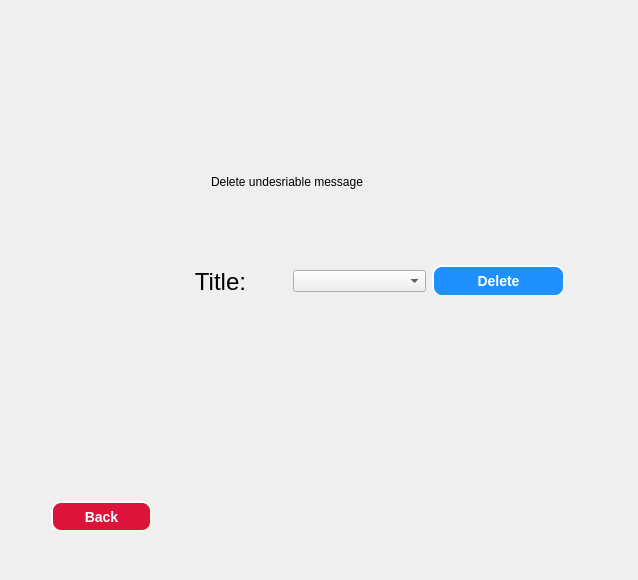
<?xml version="1.0" encoding="UTF-8"?>
<ui version="4.0">
 <class>ResourcesGui</class>
 <widget class="QWidget" name="ResourcesGui">
  <property name="geometry">
   <rect>
    <x>0</x>
    <y>0</y>
    <width>638</width>
    <height>580</height>
   </rect>
  </property>
  <property name="windowTitle">
   <string>Form</string>
  </property>
  <layout class="QGridLayout" name="gridLayout">
   <item row="0" column="0">
    <widget class="QStackedWidget" name="stackedWidget_resources">
     <property name="currentIndex">
      <number>3</number>
     </property>
     <widget class="QWidget" name="buttonsPage">
      <widget class="QWidget" name="layoutWidget">
       <property name="geometry">
        <rect>
         <x>130</x>
         <y>110</y>
         <width>341</width>
         <height>351</height>
        </rect>
       </property>
       <layout class="QVBoxLayout" name="verticalLayout_resources">
        <item>
         <widget class="QPushButton" name="pushButton_profileUpdate">
          <property name="styleSheet">
           <string notr="true">background-color:rgb(30,144,255);
color:rgb(255,255,255);
    border-style: outset;
    border-width: 2px;
    border-radius: 10px;
    border-color: beige;
    font: bold 14px;
    padding: 6px;</string>
          </property>
          <property name="text">
           <string>Update Profile Photo</string>
          </property>
         </widget>
        </item>
        <item>
         <widget class="QPushButton" name="pushButton_changeColor">
          <property name="styleSheet">
           <string notr="true">background-color:rgb(30,144,255);
color:rgb(255,255,255);
    border-style: outset;
    border-width: 2px;
    border-radius: 10px;
    border-color: beige;
    font: bold 14px;
    padding: 6px;</string>
          </property>
          <property name="text">
           <string>Change Color</string>
          </property>
         </widget>
        </item>
        <item>
         <widget class="QPushButton" name="pushButton_createMessage">
          <property name="styleSheet">
           <string notr="true">background-color:rgb(30,144,255);
color:rgb(255,255,255);
    border-style: outset;
    border-width: 2px;
    border-radius: 10px;
    border-color: beige;
    font: bold 14px;
    padding: 6px;</string>
          </property>
          <property name="text">
           <string>Create Message</string>
          </property>
         </widget>
        </item>
        <item>
         <widget class="QPushButton" name="pushButton_viewMessage">
          <property name="styleSheet">
           <string notr="true">background-color:rgb(30,144,255);
color:rgb(255,255,255);
    border-style: outset;
    border-width: 2px;
    border-radius: 10px;
    border-color: beige;
    font: bold 14px;
    padding: 6px;</string>
          </property>
          <property name="text">
           <string>View Message</string>
          </property>
         </widget>
        </item>
        <item>
         <widget class="QPushButton" name="pushButton_deleteMessage">
          <property name="styleSheet">
           <string notr="true">background-color:rgb(30,144,255);
color:rgb(255,255,255);
    border-style: outset;
    border-width: 2px;
    border-radius: 10px;
    border-color: beige;
    font: bold 14px;
    min-width: 10em;
    padding: 6px;</string>
          </property>
          <property name="text">
           <string>Delete Message</string>
          </property>
         </widget>
        </item>
       </layout>
      </widget>
      <widget class="QLabel" name="label_2">
       <property name="geometry">
        <rect>
         <x>80</x>
         <y>30</y>
         <width>491</width>
         <height>61</height>
        </rect>
       </property>
       <property name="styleSheet">
        <string notr="true">font: 20pt &quot;.AppleSystemUIFont&quot;;</string>
       </property>
       <property name="text">
        <string>Costumize your exprience with the following resources</string>
       </property>
      </widget>
     </widget>
     <widget class="QWidget" name="createMessagePage">
      <widget class="QPushButton" name="pushButton_saveMessage">
       <property name="geometry">
        <rect>
         <x>280</x>
         <y>480</y>
         <width>186</width>
         <height>51</height>
        </rect>
       </property>
       <property name="styleSheet">
        <string notr="true">background-color:rgb(30,144,255);
color:rgb(255,255,255);
    border-style: outset;
    border-width: 2px;
    border-radius: 10px;
    border-color: beige;
    font: bold 14px;
    min-width: 10em;
    padding: 6px;</string>
       </property>
       <property name="text">
        <string>Save Message</string>
       </property>
      </widget>
      <widget class="QLineEdit" name="lineEdit_title">
       <property name="geometry">
        <rect>
         <x>200</x>
         <y>150</y>
         <width>311</width>
         <height>31</height>
        </rect>
       </property>
      </widget>
      <widget class="QLabel" name="label_title">
       <property name="geometry">
        <rect>
         <x>90</x>
         <y>155</y>
         <width>81</width>
         <height>21</height>
        </rect>
       </property>
       <property name="font">
        <font>
         <pointsize>18</pointsize>
        </font>
       </property>
       <property name="text">
        <string>Title:</string>
       </property>
       <property name="alignment">
        <set>Qt::AlignCenter</set>
       </property>
      </widget>
      <widget class="QLabel" name="label_text">
       <property name="geometry">
        <rect>
         <x>96</x>
         <y>213</y>
         <width>71</width>
         <height>31</height>
        </rect>
       </property>
       <property name="font">
        <font>
         <pointsize>18</pointsize>
        </font>
       </property>
       <property name="text">
        <string>Text:</string>
       </property>
       <property name="alignment">
        <set>Qt::AlignCenter</set>
       </property>
      </widget>
      <widget class="QPushButton" name="pushButton_back2">
       <property name="geometry">
        <rect>
         <x>40</x>
         <y>490</y>
         <width>101</width>
         <height>31</height>
        </rect>
       </property>
       <property name="styleSheet">
        <string notr="true">background-color:rgb(220,20,60);
color:rgb(255,255,255);
    border-style: outset;
    border-width: 2px;
    border-radius: 10px;
    border-color: beige;
    font: bold 14px;
    padding: 6px;</string>
       </property>
       <property name="text">
        <string>Back</string>
       </property>
      </widget>
      <widget class="QTextEdit" name="lineEdit_text">
       <property name="geometry">
        <rect>
         <x>200</x>
         <y>220</y>
         <width>311</width>
         <height>231</height>
        </rect>
       </property>
       <property name="autoFillBackground">
        <bool>false</bool>
       </property>
      </widget>
      <widget class="QLabel" name="label_3">
       <property name="geometry">
        <rect>
         <x>200</x>
         <y>80</y>
         <width>311</width>
         <height>61</height>
        </rect>
       </property>
       <property name="styleSheet">
        <string notr="true">font: 20pt &quot;.AppleSystemUIFont&quot;;</string>
       </property>
       <property name="text">
        <string>Write and save your message here</string>
       </property>
      </widget>
     </widget>
     <widget class="QWidget" name="viewMessagePage">
      <widget class="QWidget" name="layoutWidget_2">
       <property name="geometry">
        <rect>
         <x>140</x>
         <y>180</y>
         <width>341</width>
         <height>61</height>
        </rect>
       </property>
       <layout class="QHBoxLayout" name="horizontalLayout_view">
        <item>
         <widget class="QLabel" name="label_titleView">
          <property name="font">
           <font>
            <pointsize>16</pointsize>
           </font>
          </property>
          <property name="text">
           <string>Title:</string>
          </property>
          <property name="alignment">
           <set>Qt::AlignCenter</set>
          </property>
         </widget>
        </item>
        <item>
         <widget class="QComboBox" name="comboBox_choices"/>
        </item>
        <item>
         <widget class="QPushButton" name="pushButton_view">
          <property name="font">
           <font>
            <pointsize>-1</pointsize>
            <italic>false</italic>
            <bold>true</bold>
           </font>
          </property>
          <property name="styleSheet">
           <string notr="true">background-color:rgb(30,144,255);
color:rgb(255,255,255);
    border-style: outset;
    border-width: 2px;
    border-radius: 10px;
    border-color: beige;
    font: bold 14px;
    padding: 6px;</string>
          </property>
          <property name="text">
           <string>View</string>
          </property>
         </widget>
        </item>
       </layout>
      </widget>
      <widget class="QPushButton" name="pushButton_back">
       <property name="geometry">
        <rect>
         <x>40</x>
         <y>490</y>
         <width>101</width>
         <height>31</height>
        </rect>
       </property>
       <property name="font">
        <font>
         <pointsize>-1</pointsize>
         <italic>false</italic>
         <bold>true</bold>
        </font>
       </property>
       <property name="styleSheet">
        <string notr="true">background-color:rgb(220,20,60);
color:rgb(255,255,255);
    border-style: outset;
    border-width: 2px;
    border-radius: 10px;
    border-color: beige;
    font: bold 14px;
    padding: 6px;</string>
       </property>
       <property name="text">
        <string>Back</string>
       </property>
      </widget>
      <widget class="QTextEdit" name="textEdit_textOutput">
       <property name="geometry">
        <rect>
         <x>150</x>
         <y>250</y>
         <width>331</width>
         <height>151</height>
        </rect>
       </property>
       <property name="autoFillBackground">
        <bool>false</bool>
       </property>
      </widget>
      <widget class="QLabel" name="label_4">
       <property name="geometry">
        <rect>
         <x>200</x>
         <y>100</y>
         <width>281</width>
         <height>61</height>
        </rect>
       </property>
       <property name="styleSheet">
        <string notr="true">font: 20pt &quot;.AppleSystemUIFont&quot;;</string>
       </property>
       <property name="text">
        <string>Read your saved messages</string>
       </property>
      </widget>
     </widget>
     <widget class="QWidget" name="deleteMessagePage">
      <widget class="QWidget" name="layoutWidget_3">
       <property name="geometry">
        <rect>
         <x>143</x>
         <y>240</y>
         <width>411</width>
         <height>61</height>
        </rect>
       </property>
       <layout class="QHBoxLayout" name="horizontalLayout_deleteMessage">
        <item>
         <widget class="QLabel" name="label_titleDeleteMessage">
          <property name="font">
           <font>
            <pointsize>18</pointsize>
           </font>
          </property>
          <property name="text">
           <string>Title:</string>
          </property>
          <property name="alignment">
           <set>Qt::AlignCenter</set>
          </property>
         </widget>
        </item>
        <item>
         <widget class="QComboBox" name="comboBox_choicesDelete"/>
        </item>
        <item>
         <widget class="QPushButton" name="pushButton_delete">
          <property name="font">
           <font>
            <pointsize>-1</pointsize>
            <italic>false</italic>
            <bold>true</bold>
           </font>
          </property>
          <property name="styleSheet">
           <string notr="true">background-color:rgb(30,144,255);
color:rgb(255,255,255);
    border-style: outset;
    border-width: 2px;
    border-radius: 10px;
    border-color: beige;
    font: bold 14px;
    padding: 6px;</string>
          </property>
          <property name="text">
           <string>Delete</string>
          </property>
         </widget>
        </item>
       </layout>
      </widget>
      <widget class="QPushButton" name="pushButton_back3">
       <property name="geometry">
        <rect>
         <x>40</x>
         <y>490</y>
         <width>101</width>
         <height>31</height>
        </rect>
       </property>
       <property name="font">
        <font>
         <pointsize>-1</pointsize>
         <italic>false</italic>
         <bold>true</bold>
        </font>
       </property>
       <property name="styleSheet">
        <string notr="true">background-color:rgb(220,20,60);
color:rgb(255,255,255);
    border-style: outset;
    border-width: 2px;
    border-radius: 10px;
    border-color: beige;
    font: bold 14px;
    padding: 6px;</string>
       </property>
       <property name="text">
        <string>Back</string>
       </property>
      </widget>
      <widget class="QLabel" name="label_5">
       <property name="geometry">
        <rect>
         <x>200</x>
         <y>140</y>
         <width>281</width>
         <height>61</height>
        </rect>
       </property>
       <property name="styleSheet">
        <string notr="true">font: 20pt &quot;.AppleSystemUIFont&quot;;</string>
       </property>
       <property name="text">
        <string>Delete undesriable message</string>
       </property>
      </widget>
     </widget>
     <widget class="QWidget" name="page_editProfile">
      <widget class="QPushButton" name="pushButton_picture">
       <property name="geometry">
        <rect>
         <x>200</x>
         <y>260</y>
         <width>181</width>
         <height>24</height>
        </rect>
       </property>
       <property name="text">
        <string>Uptade Picture</string>
       </property>
      </widget>
      <widget class="QLabel" name="label_image">
       <property name="geometry">
        <rect>
         <x>220</x>
         <y>60</y>
         <width>141</width>
         <height>121</height>
        </rect>
       </property>
       <property name="text">
        <string/>
       </property>
      </widget>
      <widget class="QLabel" name="label">
       <property name="geometry">
        <rect>
         <x>230</x>
         <y>210</y>
         <width>121</width>
         <height>21</height>
        </rect>
       </property>
       <property name="text">
        <string>Update Name</string>
       </property>
      </widget>
     </widget>
    </widget>
   </item>
  </layout>
 </widget>
 <resources/>
 <connections/>
</ui>
